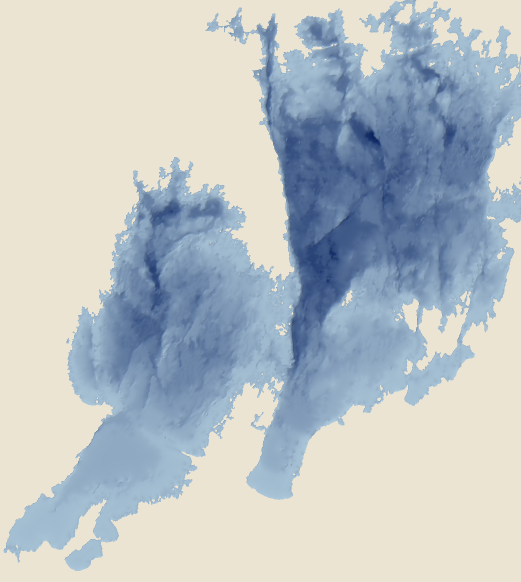
#> input picture oversikt.png, 1042 x 1164 px (shown at 1/2 size)
$ python classify.py ../oversikt.png ../oversikt.png 1.0
#> lines starting #> are read from the running program, lines starting #| are printed output that depends on the picture; after the words box and inside, x2 and y2 are one past the last pixel; in counts of white or black regions, pixels touching at a corner belong together
"""Klassar den skannade djupkartan i djupklasser (0-10, 10-20, ... 100-106 m) och land.
Rasterpunkterna (tryckrastret) jämnas ut med ett medelvärdesfilter. Referensfärgerna tas från
färgförklaringens rutor och från land/tätort. Pixlar som inte liknar någon klass (text, linjer,
kurvlinjer mellan klasserna) får närmaste klassade grannes värde. Arbetar i halv upplösning."""
import sys, json
import numpy as np
from PIL import Image
from scipy import ndimage as ndi
Image.MAX_IMAGE_PIXELS = None

src, outdir = sys.argv[1], sys.argv[2]
img = np.asarray(Image.open(src).convert('RGB'), dtype=np.float32)
H, W, _ = img.shape
#> H = 1164; W = 1042
blur = np.stack([ndi.uniform_filter(img[..., c], size=13) for c in range(3)], axis=-1)

# Referensfärger, mätta i den utjämnade bilden (fullupplösningens pixelkoordinater)
LEG_X0, LEG_X1, LEG_Y0, LEG_STEP = 9040, 9280, 9567, 157.6
refs, names = [], []
for k in range(11):
    yc = int(LEG_Y0 + (k + 0.5) * LEG_STEP)
    refs.append(blur[yc - 40:yc + 40, LEG_X0:LEG_X1].reshape(-1, 3).mean(0)); names.append(k)
#> after the loop, names = [0, 1, 2, 3, 4, 5, 6, 7, 8, 9, 10]; refs = [[nan, nan, nan], [nan, nan, nan], [nan, nan, nan], [nan, nan, nan], [nan, nan, nan], [nan, nan, nan], [nan, nan, nan], [nan, nan, nan], [nan, nan, nan], [nan, nan, nan], [nan, nan, nan]]
LAND = [(763, 3052), (1500, 7400), (10000, 3000), (6000, 11800)]   # orange land
TOWN = [(4880, 9930), (3330, 1870)]                                  # bruna tätorter (Lidköping, Karlstad-ish)
for (x, y) in LAND:
    refs.append(blur[y - 30:y + 30, x - 30:x + 30].reshape(-1, 3).mean(0)); names.append(-1)
#> after the loop, names = [0, 1, 2, 3, 4, 5, 6, 7, 8, 9, 10, -1, -1, -1, -1]; refs = [[nan, nan, nan], [nan, nan, nan], [nan, nan, nan], [nan, nan, nan], [nan, nan, nan], [nan, nan, nan], [nan, nan, nan], [nan, nan, nan], [nan, nan, nan], [nan, nan, nan], [nan, nan, nan], [nan, nan, nan], [nan, nan, nan], [nan, nan, nan], [nan, nan, nan]]
for (x, y) in TOWN:
    refs.append(blur[y - 8:y + 8, x - 8:x + 8].reshape(-1, 3).mean(0)); names.append(-1)
#> after the loop, names = [0, 1, 2, 3, 4, 5, 6, 7, 8, 9, 10, -1, -1, -1, -1, -1, -1]; refs = 17 items, first 6: [nan, nan, nan], [nan, nan, nan], [nan, nan, nan], [nan, nan, nan], [nan, nan, nan], [nan, nan, nan]
refs = np.array(refs); names = np.array(names)
#> after `refs = np.array(refs)`: refs = 17 rows, first 8: [nan, nan, nan], [nan, nan, nan], [nan, nan, nan], [nan, nan, nan], [nan, nan, nan], [nan, nan, nan], [nan, nan, nan], [nan, nan, nan]
#> after `names = np.array(names)`: names = 17 values, max 10 at index 10, min -1 at index 11, mean 2.88
for n, r in zip(names, refs): print(n, r.round(1))
#> this loop made 17 passes
#| 0 [nan nan nan]
#| 1 [nan nan nan]
#| 2 [nan nan nan]
#| 3 [nan nan nan]
#| 4 [nan nan nan]
#| 5 [nan nan nan]
#| 6 [nan nan nan]
#| 7 [nan nan nan]
#> (further printed lines are left out)

# Halv upplösning efter utjämning
b2 = blur[::2, ::2]
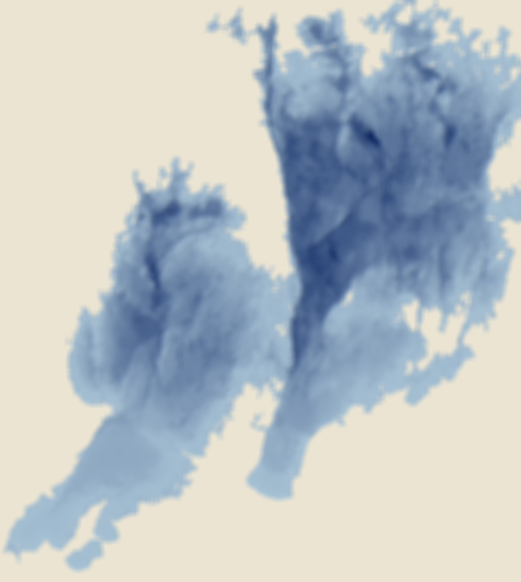
#> b2: shape (582, 521, 3) float32; mean R, G, B 186.2, 193.8, 196.7
h2, w2, _ = b2.shape
#> h2 = 582; w2 = 521
d = np.stack([((b2 - r) ** 2).sum(-1) for r in refs], axis=0)
best = d.argmin(0)
#> best: shape (582, 521) int64; every value is 0
dist = np.sqrt(d.min(0))
#> dist: shape (582, 521) float32; every value is NaN or infinite
cls = names[best].astype(np.int8)          # -1 land, 0..10 djupklass
#> cls: shape (582, 521) int8; every value is 0
T = float(sys.argv[3]) if len(sys.argv) > 3 else 28.0
unknown = dist > T
print('okänd andel', unknown.mean().round(3))
#| okänd andel 0.0

# Utanför kartramen = ingen data (behandlas som land)
FRAME = (300, 330, 10380, 12020)   # x0, y0, x1, y1 i full upplösning, innanför ramens mönster
x0, y0, x1, y1 = [v // 2 for v in FRAME]
outside = np.ones_like(unknown); outside[y0:y1, x0:x1] = False
# Färgförklaringen och rubriken ligger på land och ska inte bli vatten
for (a, b_, c, e) in [(8900, 9400, 10380, 11500), (600, 700, 3700, 2700), (8900, 11500, 10380, 12020)]:
    outside[b_ // 2:e // 2, a // 2:c // 2] = True
cls[outside] = -1; unknown[outside] = False
#> after `cls[outside] = -1`:
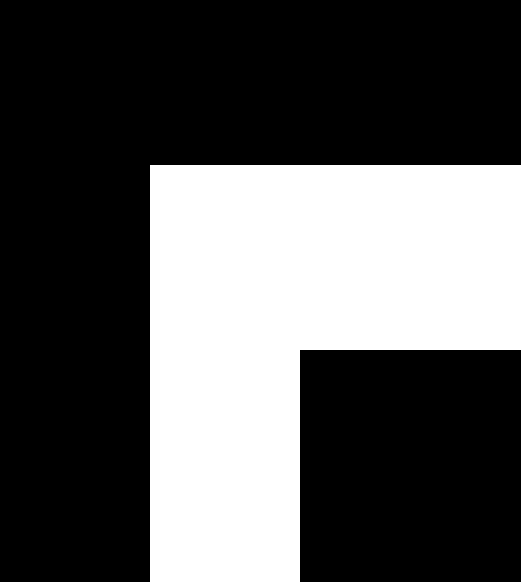
#> cls: shape (582, 521) int8; values -1 (black) and 0 (white), 34.1% white; 1 white region, box (x1, y1, x2, y2) and area: (150, 165, 521, 582) 103435

# Fyll okända pixlar med närmaste klassade pixel
idx = ndi.distance_transform_edt(unknown, return_distances=False, return_indices=True)
cls = cls[idx[0], idx[1]]

# Majoritetsfilter mot brus (7x7)
counts = np.stack([ndi.uniform_filter((cls == k).astype(np.float32), size=7) for k in range(-1, 11)], 0)
cls = (counts.argmax(0) - 1).astype(np.int8)
np.save(f'{outdir}/classes_half.npy', cls)

pal = np.array([[245, 180, 120]] + [[255 - 22 * k, 255 - 15 * k, 255 - 5 * k] for k in range(11)], dtype=np.uint8)
Image.fromarray(pal[cls + 1]).resize((w2 // 4, h2 // 4), Image.NEAREST).save(f'{outdir}/classes_preview.png')
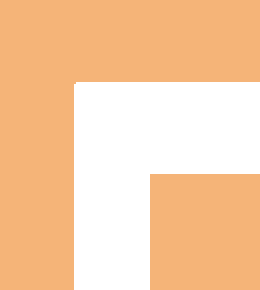
#> saved as classes_preview.png: PIL image 130x145 RGB (shown 2 times larger); mean R, G, B 248.4, 205.8, 166.4
print('klassfördelning', {int(k): int((cls == k).sum()) for k in range(-1, 11)})
#| klassfördelning {-1: 199787, 0: 103435, 1: 0, 2: 0, 3: 0, 4: 0, 5: 0, 6: 0, 7: 0, 8: 0, 9: 0, 10: 0}
json.dump({'half_shape': [h2, w2], 'T': T}, open(f'{outdir}/classes_meta.json', 'w'))
